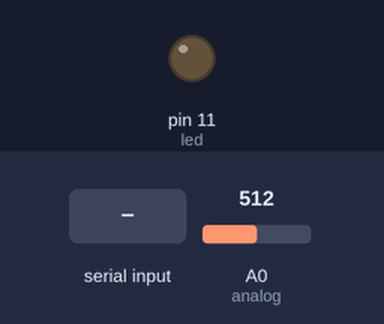
Bench run of a sketch on a simulated Arduino Uno, built with avr-gcc and run on an emulated ATmega328P. On the bench: output pins drawn as LEDs (lit = HIGH). Inputs (shaded band) come from the test bench; at power-on: A0 (analog) = 512.

Above: at 1.2 s.
1.3 s: "90,45\n" received over Serial
At 1.7 s:
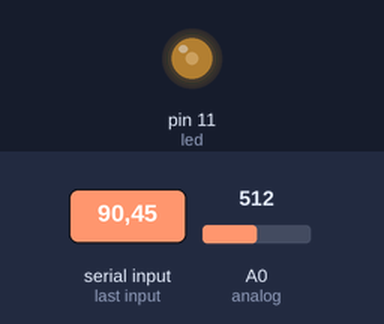
2.8 s: "30,150\n" received over Serial
At 4.0 s:
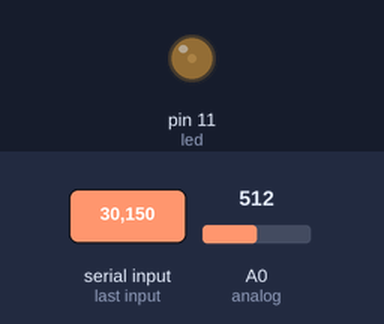
4.3 s: "200\n" received over Serial
At 5.1 s:
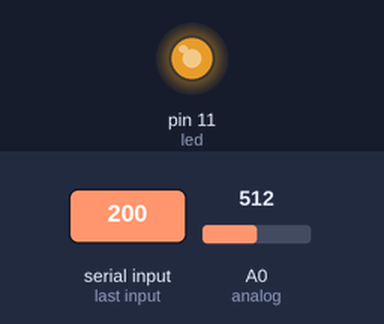
5.8 s: "90\n" received over Serial
At 6.2 s:
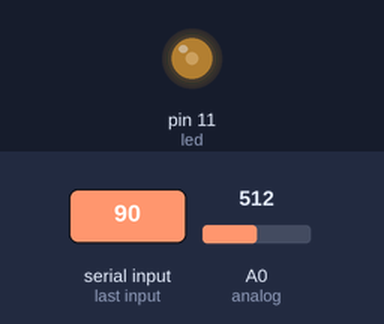
Timing chart, 0 to 8.3 s (numbered marks = the images above; inputs shaded):
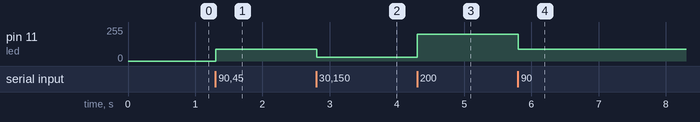

The sketch:

serial_wanalog.ino
```cpp
#define BAUD 9600
#define led 11 // Analog
#define analog A0

String receivedString;
int sensorValue = 0;
int val = 0;
char cstr[10];

void setup() {
  Serial.begin(BAUD);
  pinMode(led, OUTPUT);
}

void loop() {
  sensorValue = analogRead(analog);
  if (Serial.available() > 0) {
    receivedString = Serial.readStringUntil('\n');
    if(receivedString.equals("ack")) {
      sprintf(cstr, "%d\n", sensorValue);
      Serial.write(cstr);
    } else {
      val = atoi(receivedString.c_str());
    }
  }
  analogWrite(led, val);
}
```

Measured:
- after the input at 1.3 s, pin 11 (led): 0/255 → 90/255 at once
- after the input at 2.8 s, pin 11 (led): 90/255 → 30/255 at once
- after the input at 4.3 s, pin 11 (led): 30/255 → 200/255 at once
- after the input at 5.8 s, pin 11 (led): 200/255 → 90/255 at once
